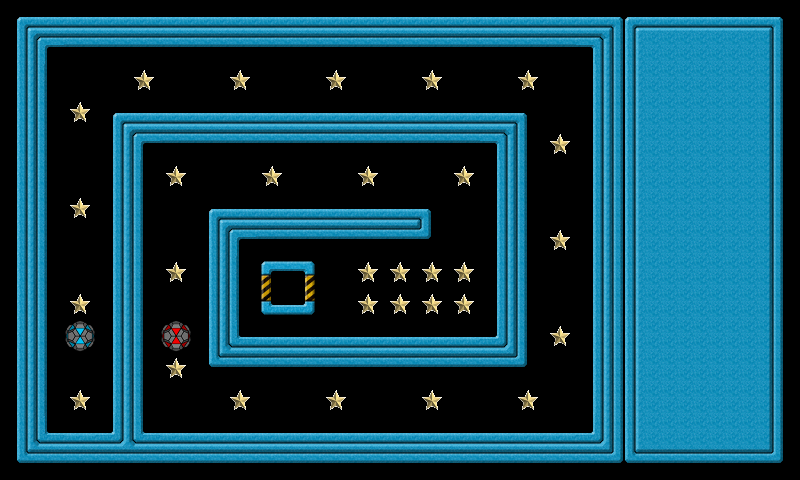

Rendered tile map (Tiled .tmx) drawn with the repository's tilesets; below, a short description and the map source with its tile grids summarised:
An orthogonal 25x15 tile map with 32x32 px tiles, 3 tile layers (background, extra, controlpanel), 4 tilesets and 43 objects (wall001, wall002, wall003, wall004, wall005, ...).

<map version="1.0" orientation="orthogonal" width="25" height="15" tilewidth="32" tileheight="32">
 <tileset firstgid="1" name="tileset" tilewidth="32" tileheight="32">
  <image source="tileset.png" width="160" height="448" />
 </tileset>
 <tileset firstgid="71" name="goodball" tilewidth="32" tileheight="32">
  <image source="goodball.png" width="32" height="32" />
 </tileset>
 <tileset firstgid="72" name="badball" tilewidth="32" tileheight="32">
  <image source="badball.png" width="32" height="32" />
 </tileset>
 <tileset firstgid="73" name="star" tilewidth="32" tileheight="32">
  <image source="star.png" width="32" height="32" />
 </tileset>
 <layer name="background" width="20" height="15">
  <data>[300 cells, 300 non-empty, 17 distinct tile ids]</data>
 </layer>
 <layer name="extra" width="20" height="15">
  <data>[300 cells, 32 non-empty, 3 distinct tile ids]</data>
 </layer>
 <layer name="controlpanel" width="25" height="15">
  <data>[375 cells, 90 non-empty, 9 distinct tile ids]</data>
 </layer>
 <objectgroup name="objects" width="20" height="15">
  <object name="wall001" x="0" y="0" width="592" height="48">
   <properties>
    <property name="objClass" value="wall" />
   </properties>
  </object>
  <object name="wall002" x="592" y="0" width="48" height="432">
   <properties>
    <property name="objClass" value="wall" />
   </properties>
  </object>
  <object name="wall003" x="48" y="432" width="592" height="48">
   <properties>
    <property name="objClass" value="wall" />
   </properties>
  </object>
  <object name="wall004" x="0" y="48" width="48" height="432">
   <properties>
    <property name="objClass" value="wall" />
   </properties>
  </object>
  <object name="wall005" x="112" y="112" width="416" height="32">
   <properties>
    <property name="objClass" value="wall" />
   </properties>
  </object>
  <object name="wall006" x="208" y="208" width="224" height="32">
   <properties>
    <property name="objClass" value="wall" />
   </properties>
  </object>
  <object name="wall007" x="208" y="336" width="320" height="32">
   <properties>
    <property name="objClass" value="wall" />
   </properties>
  </object>
  <object name="wall008" x="112" y="144" width="32" height="288">
   <properties>
    <property name="objClass" value="wall" />
   </properties>
  </object>
  <object name="wall009" x="493" y="144" width="32" height="192">
   <properties>
    <property name="objClass" value="wall" />
   </properties>
  </object>
  <object name="wall010" x="208" y="240" width="32" height="96">
   <properties>
    <property name="objClass" value="wall" />
   </properties>
  </object>
  <object name="star001" x="72" y="392" width="16" height="16">
   <properties>
    <property name="objClass" value="star" />
   </properties>
  </object>
  <object name="star002" x="72" y="296" width="16" height="16">
   <properties>
    <property name="objClass" value="star" />
   </properties>
  </object>
  <object name="star003" x="72" y="200" width="16" height="16">
   <properties>
    <property name="objClass" value="star" />
   </properties>
  </object>
  <object name="star004" x="72" y="104" width="16" height="16">
   <properties>
    <property name="objClass" value="star" />
   </properties>
  </object>
  <object name="star005" x="136" y="72" width="16" height="16">
   <properties>
    <property name="objClass" value="star" />
   </properties>
  </object>
  <object name="star006" x="232" y="72" width="16" height="16">
   <properties>
    <property name="objClass" value="star" />
   </properties>
  </object>
  <object name="star007" x="328" y="72" width="16" height="16">
   <properties>
    <property name="objClass" value="star" />
   </properties>
  </object>
  <object name="star008" x="424" y="72" width="16" height="16">
   <properties>
    <property name="objClass" value="star" />
   </properties>
  </object>
  <object name="star009" x="520" y="72" width="16" height="16">
   <properties>
    <property name="objClass" value="star" />
   </properties>
  </object>
  <object name="star010" x="552" y="136" width="16" height="16">
   <properties>
    <property name="objClass" value="star" />
   </properties>
  </object>
  <object name="star011" x="552" y="232" width="16" height="16">
   <properties>
    <property name="objClass" value="star" />
   </properties>
  </object>
  <object name="star012" x="552" y="328" width="16" height="16">
   <properties>
    <property name="objClass" value="star" />
   </properties>
  </object>
  <object name="star013" x="520" y="392" width="16" height="16">
   <properties>
    <property name="objClass" value="star" />
   </properties>
  </object>
  <object name="star014" x="424" y="392" width="16" height="16">
   <properties>
    <property name="objClass" value="star" />
   </properties>
  </object>
  <object name="star015" x="328" y="392" width="16" height="16">
   <properties>
    <property name="objClass" value="star" />
   </properties>
  </object>
  <object name="star016" x="232" y="392" width="16" height="16">
   <properties>
    <property name="objClass" value="star" />
   </properties>
  </object>
  <object name="star017" x="168" y="360" width="16" height="16">
   <properties>
    <property name="objClass" value="star" />
   </properties>
  </object>
  <object name="star018" x="168" y="264" width="16" height="16">
   <properties>
    <property name="objClass" value="star" />
   </properties>
  </object>
  <object name="star019" x="168" y="168" width="16" height="16">
   <properties>
    <property name="objClass" value="star" />
   </properties>
  </object>
  <object name="star020" x="264" y="168" width="16" height="16">
   <properties>
    <property name="objClass" value="star" />
   </properties>
  </object>
  <object name="star021" x="360" y="168" width="16" height="16">
   <properties>
    <property name="objClass" value="star" />
   </properties>
  </object>
  <object name="star022" x="456" y="168" width="16" height="16">
   <properties>
    <property name="objClass" value="star" />
   </properties>
  </object>
  <object name="star023" x="456" y="264" width="16" height="16">
   <properties>
    <property name="objClass" value="star" />
   </properties>
  </object>
  <object name="star024" x="456" y="296" width="16" height="16">
   <properties>
    <property name="objClass" value="star" />
   </properties>
  </object>
  <object name="star025" x="424" y="264" width="16" height="16">
   <properties>
    <property name="objClass" value="star" />
   </properties>
  </object>
  <object name="star026" x="424" y="296" width="16" height="16">
   <properties>
    <property name="objClass" value="star" />
   </properties>
  </object>
  <object name="star027" x="392" y="264" width="16" height="16">
   <properties>
    <property name="objClass" value="star" />
   </properties>
  </object>
  <object name="star028" x="392" y="296" width="16" height="16">
   <properties>
    <property name="objClass" value="star" />
   </properties>
  </object>
  <object name="star029" x="360" y="264" width="16" height="16">
   <properties>
    <property name="objClass" value="star" />
   </properties>
  </object>
  <object name="star030" x="360" y="296" width="16" height="16">
   <properties>
    <property name="objClass" value="star" />
   </properties>
  </object>
  <object name="goal001" x="280" y="280" width="16" height="16">
   <properties>
    <property name="objClass" value="goal" />
   </properties>
   <ellipse />
  </object>
  <object name="badball001" x="162" y="322" width="29" height="29">
   <properties>
    <property name="objClass" value="badball" />
   </properties>
   <ellipse />
  </object>
  <object name="goodball001" x="66" y="322" width="29" height="29">
   <properties>
    <property name="objClass" value="goodball" />
   </properties>
   <ellipse />
  </object>
 </objectgroup>
</map>
